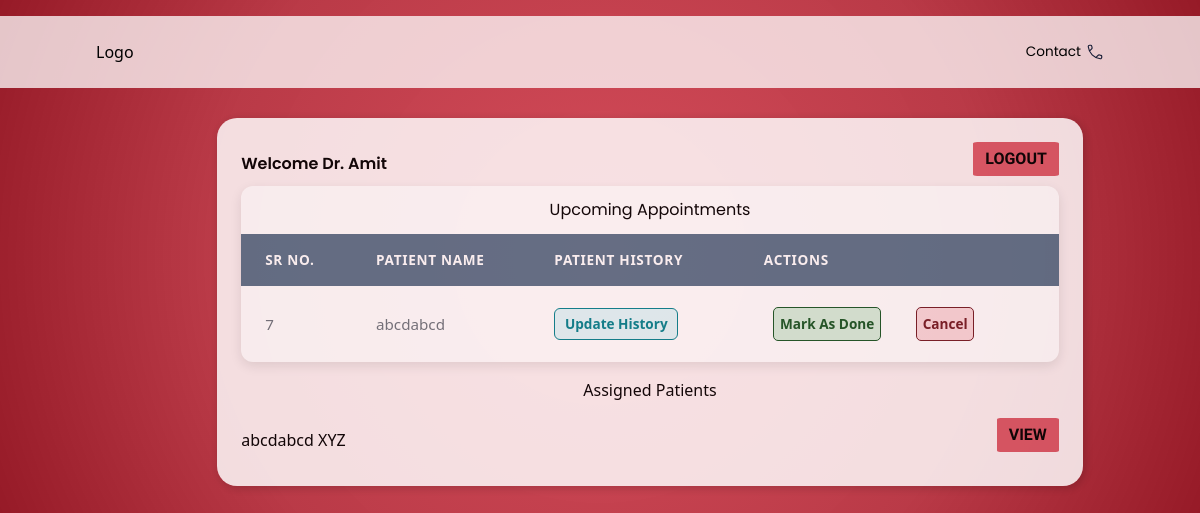
The app's page /doctor_dashboard/1, older data.
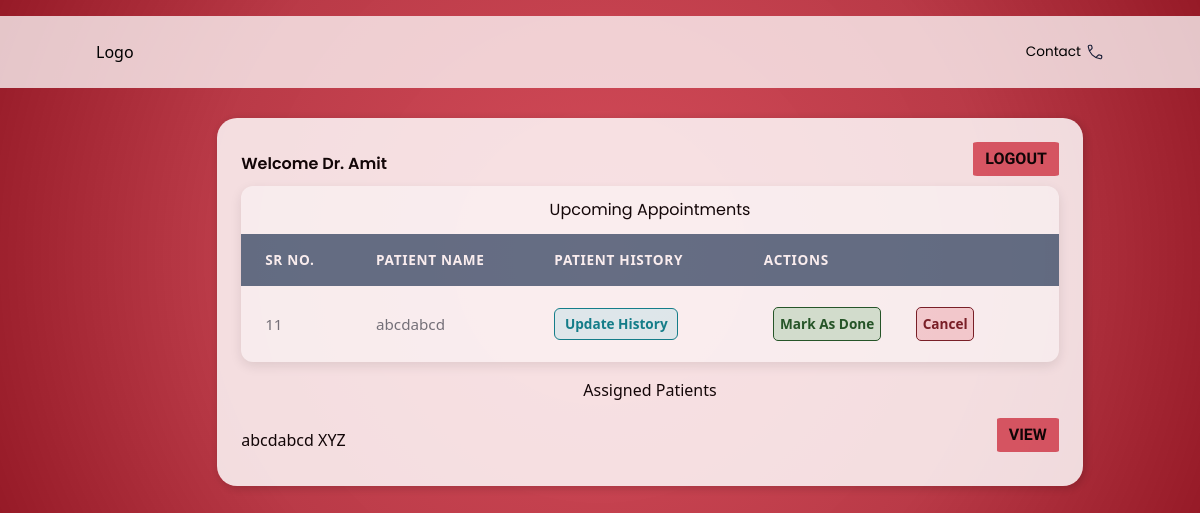
The same page, newer data.
### models.py (models this page shows)
class Appointment(db.Model):
    AppointmentID = db.Column(db.Integer, primary_key=True)
    PatientID = db.Column(db.Integer, db.ForeignKey('patient.PatientID'), nullable=False)
    DoctorID = db.Column(db.Integer, db.ForeignKey('doctor.DoctorID'), nullable=False)
    Date=db.Column(db.Date)
    Time = db.Column(db.String)
    Purpose=db.Column(db.String)
    Status=db.Column(db.Enum("Booked","Completed","Cancelled"),
        nullable=False,
        default='Booked'
    )
    patient = db.relationship('Patient', back_populates='appointments')
    doctor = db.relationship('Doctor', back_populates='appointments')

class Patient(db.Model):
    PatientID = db.Column(db.Integer, primary_key=True)
    FirstName = db.Column(db.String,nullable=False)
    LastName = db.Column(db.String,nullable=False)
    Username= db.Column(db.String, nullable=False)
    Password = db.Column(db.String, nullable=False)
    appointments = db.relationship('Appointment', back_populates='patient', cascade="all, delete")
    histories = db.relationship('PatientHistory', back_populates='patient', cascade="all, delete")

### routes/doctor.py (the view)
@app.route('/doctor_dashboard/<int:doctorID>')
def doctor_dashboard(doctorID):
    doctor = Doctor.query.get(doctorID)
    appointments = Appointment.query.filter(
    Appointment.DoctorID == doctorID,
    Appointment.Status == "Booked"
    ).all()
    patient_map = {
        entry.PatientID: Patient.query.get(entry.PatientID)
        for entry in appointments
    }
    patient_ids = {appt.PatientID for appt in appointments}
    assigned_patients = Patient.query.filter(Patient.PatientID.in_(patient_ids)).all()
    return render_template("doctor_dashboard.html", doctor=doctor,appointments=appointments, patient_map=patient_map, assigned_patients=assigned_patients)

### templates/doctor_dashboard.html (shortened to what this page needs)
<!DOCTYPE html>
<html lang="en">
<head>
    <link rel="stylesheet" href="..\static\style.css">
    <script src="https://cdn.tailwindcss.com"></script>
</head>
<body>
    <header>
        <nav>
        <div class="logo">
            <h2>Logo</h2>
        </div>
        <div class="nav-icons">
            <ul>
            <li>Contact </li>
            </ul>
        </div>
        </nav>
    </header>
    <main>
        <div id="pageC">
            <div class="container">
                <div class="title">
                    <h3>Welcome Dr. {{ doctor.FirstName }}</h3>
                    <a href="{{ url_for('login') }}"><button class="logout">LOGOUT</button></a>
                </div>
                <div class="content">
                    <div class="appointments">
                        <h3>Upcoming Appointments</h3>
                        <table class="appointments-table">
                            <thead>
                                <tr>
                                    <th>Sr No.</th>
                                    <th>Patient Name</th>
                                    <th>Patient History</th>
                                    <th>Actions</th>
                                </tr>
                            </thead>
                        <tbody>
                            {% for appt in appointments %}
                                <tr>
                                    <td data-label="Sr No.">{{ appt.AppointmentID }}</td>
                                    <td data-label="Patient Name">{{ patient_map[appt.PatientID].FirstName }}</td>
                                    <td data-label="Patient History">
                                        <a href="{{ url_for('update_history', doctor_id=appt.DoctorID, patient_id=appt.PatientID) }}">
                                            Update History
                                        </a>
                                    </td>
                                    <td data-label="Actions">
                                        <a href="{{ url_for('complete_appointment', appt_id=appt.AppointmentID) }}"><button class="action-complete">Mark As Done</button></a>
                                        <a href="{{ url_for('cancel_doctor_appointment', appt_id=appt.AppointmentID) }}"><button class="action-cancel">Cancel</button></a>
                                    </td>
                                </tr>
                            {% else %}
                                <tr>
                                    <td colspan="4">No upcoming appointments</td>
                                </tr>
                            {% endfor %}
                        </tbody>
                        </table>
                    </div>
                    <div class="overview">
                        <h3>Assigned Patients</h3>
                    </div>
                    <div class="assigned-patients">
                        {% for patient in assigned_patients %}
                            <div class="patient-row flex justify-between items-center">
                                <span>{{ patient.FirstName }} {{ patient.LastName }}</span>
                                <a href="{{ url_for('view_patient_history', patient_id=patient.PatientID, doctorID=doctor.DoctorID) }}"><button class="logout">VIEW</button></a>
                            </div>
                        {% else %}
                            <p>No assigned patients</p>
                        {% endfor %}
                    </div>
                </div>
            </div>
        </div>
    </main>
</body>
</html>

Row changes from the older to the newer data that the page shows:
no longer on this page (row edited): Appointment: AppointmentID "7", PatientID.FirstName "abcdabcd"
added Appointment: AppointmentID "11", PatientID.FirstName "abcdabcd"
